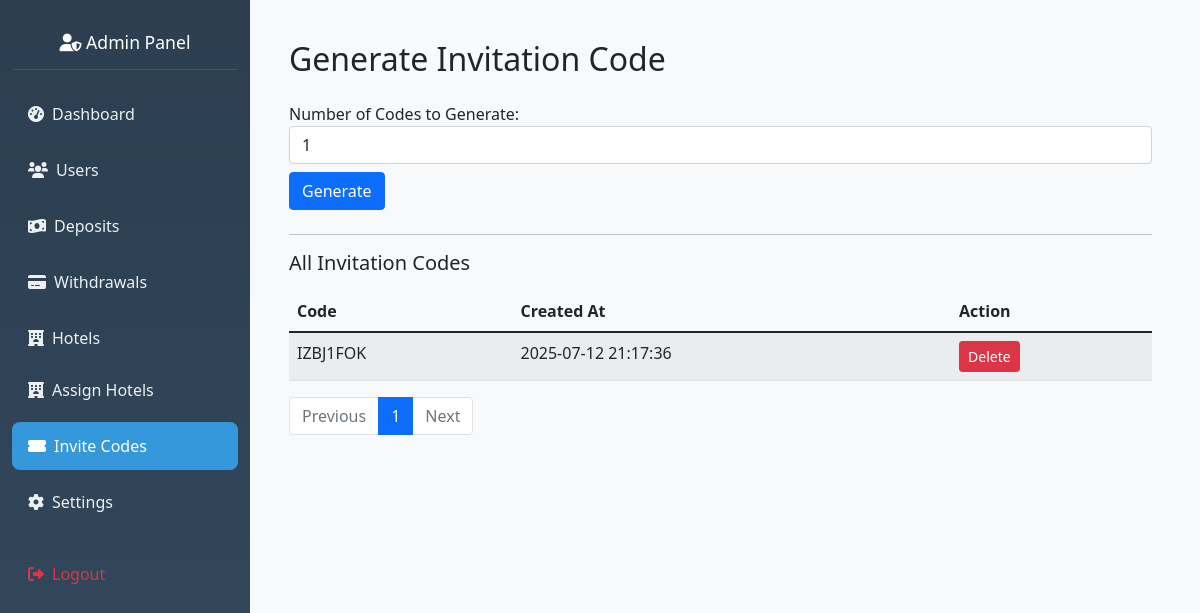
The page /admin/generate-invite (signed in) on the database as committed earlier.
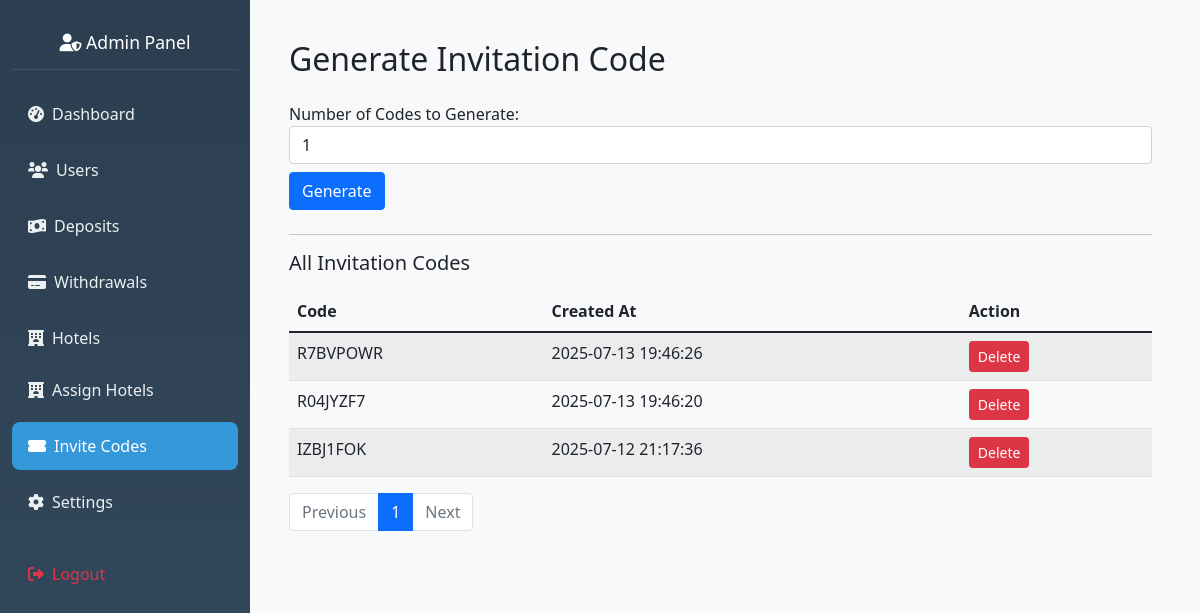
The same page on the database as committed later.
### hotel_app/models.py (models this page shows, shortened)
class InvitationCode(db.Model):
    __tablename__ = 'invitation_code'
    id = db.Column(db.Integer, primary_key=True)
    code = db.Column(db.String(20), unique=True, nullable=False)
    is_used = db.Column(db.Boolean, default=False)
    created_at = db.Column(db.DateTime, default=datetime.utcnow)

### hotel_app/routes.py (the view, shortened to what this page needs)
@app.route('/admin/generate-invite', methods=['GET', 'POST'])
@admin_required
def generate_invitation_code():
    page = request.args.get('page', 1, type=int)
    codes = InvitationCode.query.order_by(InvitationCode.id.desc()).paginate(
        page=page, per_page=20, error_out=False
    )
    return render_template('admin_invite.html', codes=codes)

### hotel_app/routes.py (called while the page is built)
def admin_required(f):
    @wraps(f)
    def wrapper(*args, **kwargs):
        admin_id = session.get('admin_id')
        if not admin_id:
            flash("Admin login required.", "danger")
            return redirect(url_for('admin_login'))
        admin = Admin.query.get(admin_id)
        if not admin or not admin.is_active:
            session.pop('admin_id', None)
            flash("Admin access denied.", "danger")
            return redirect(url_for('admin_login'))
        g.current_admin = admin
        return f(*args, **kwargs)
    return wrapper

@app.before_request
def check_admin_routes():
    if request.endpoint and request.endpoint.startswith('admin_') and request.endpoint != 'admin_login':
        if 'admin_id' not in session:
            return redirect(url_for('admin_login'))

### hotel_app/templates/admin_invite.html
{% extends "admin_base.html" %}
{% block content %}
<div class="container mt-4">
    <h2 class="mb-4">Generate Invitation Code</h2>
    <form method="POST" action="{{ url_for('generate_invitation_code') }}" class="mb-4">
        <div class="form-group">
            <label for="num_codes">Number of Codes to Generate:</label>
            <input type="number" name="num_codes" id="num_codes" class="form-control" min="1" value="1" required>
        </div>
        <button type="submit" class="btn btn-primary mt-2">Generate</button>
    </form>
    <hr>
    {% if codes and codes[0] is string %}
        <h5 class="mb-3">Recently Generated Code(s)</h5>
        <ul class="list-group mb-4">
            {% for code in codes %}
                <li class="list-group-item">{{ code }}</li>
            {% endfor %}
        </ul>
        <a href="{{ url_for('generate_invitation_code') }}" class="btn btn-secondary">View All Codes</a>
    {% elif codes and codes.items is defined %}
        <h5 class="mb-3">All Invitation Codes</h5>
        <table class="table table-striped">
            <thead>
                <tr>
                    <th>Code</th>
                    <th>Created At</th>
                    <th>Action</th>
                </tr>
            </thead>
            <tbody>
                {% for invite in codes.items %}
                    <tr>
                        <td>{{ invite.code }}</td>
                        <td>{{ invite.created_at.strftime('%Y-%m-%d %H:%M:%S') }}</td>
                        <td>
                            <form method="POST" action="{{ url_for('delete_invitation_code', code_id=invite.id) }}" onsubmit="return confirm('Are you sure you want to delete this code?');">
                                <button type="submit" class="btn btn-sm btn-danger">Delete</button>
                            </form>
                        </td>
                    </tr>
                {% endfor %}
            </tbody>
        </table>
        <nav>
            <ul class="pagination">
                {% if codes.has_prev %}
                    <li class="page-item">
                        <a class="page-link" href="{{ url_for('generate_invitation_code', page=codes.prev_num) }}">Previous</a>
                    </li>
                {% else %}
                    <li class="page-item disabled">
                        <span class="page-link">Previous</span>
                    </li>
                {% endif %}
                {% for page_num in codes.iter_pages(left_edge=1, right_edge=1, left_current=2, right_current=2) %}
                    {% if page_num %}
                        <li class="page-item {% if page_num == codes.page %}active{% endif %}">
                            <a class="page-link" href="{{ url_for('generate_invitation_code', page=page_num) }}">{{ page_num }}</a>
                        </li>
                    {% else %}
                        <li class="page-item disabled"><span class="page-link">…</span></li>
                    {% endif %}
                {% endfor %}
                {% if codes.has_next %}
                    <li class="page-item">
                        <a class="page-link" href="{{ url_for('generate_invitation_code', page=codes.next_num) }}">Next</a>
                    </li>
                {% else %}
                    <li class="page-item disabled">
                        <span class="page-link">Next</span>
                    </li>
                {% endif %}
            </ul>
        </nav>
    {% else %}
        <p>No invitation codes found.</p>
    {% endif %}
</div>
{% endblock %}

### hotel_app/templates/admin_base.html (shortened to what this page needs)
<!DOCTYPE html>
<html lang="en">
    <head>
        <link href="https://cdn.jsdelivr.net/npm/bootstrap@5.1.3/dist/css/bootstrap.min.css" rel="stylesheet">
        <link href="https://cdnjs.cloudflare.com/ajax/libs/font-awesome/6.0.0/css/all.min.css" rel="stylesheet">
        <link rel="stylesheet" href="{{ url_for('static', filename='css/admin.css') }}">
    </head>
    <body>
        <div class="container-fluid">
            <div class="row no-gutters">
                <nav class="col-md-3 col-lg-2 d-md-block sidebar" id="sidebar">
                    <div class="position-sticky pt-3">
                        <div class="nav-header text-center">
                            <h4 class="text-white">
                                <i class="fas fa-user-shield"></i> Admin Panel
                            </h4>
                        </div>
                        <ul class="nav flex-column">
                            <li class="nav-item">
                                <a class="nav-link {% if request.endpoint == 'admin_dashboard' %}active{% endif %}"
                                    href="{{ url_for('admin_dashboard') }}">
                                    <i class="fas fa-tachometer-alt"></i>
                                    <span>Dashboard</span>
                                </a>
                            </li>
                            <li class="nav-item">
                                <a class="nav-link {% if request.endpoint == 'view_users' %}active{% endif %}"
                                    href="{{ url_for('view_users') }}">
                                    <i class="fas fa-users"></i>
                                    <span>Users</span>
                                </a>
                            </li>
                            <li class="nav-item">
                                <a class="nav-link {% if request.endpoint == 'view_deposits' %}active{% endif %}"
                                    href="{{ url_for('view_deposits') }}">
                                    <i class="fas fa-money-bill-wave"></i>
                                    <span>Deposits</span>
                                </a>
                            </li>
                            <li class="nav-item">
                                <a class="nav-link {% if request.endpoint == 'view_withdrawals' %}active{% endif %}"
                                    href="{{ url_for('view_withdrawals') }}">
                                    <i class="fas fa-credit-card"></i>
                                    <span>Withdrawals</span>
                                </a>
                            </li>
                            <li class="nav-item">
                                <a class="nav-link {% if request.endpoint == 'manage_hotels' %}active{% endif %}"
                                    href="{{ url_for('manage_hotels') }}">
                                    <i class="fas fa-hotel"></i>
                                    <span>Hotels</span>
                                </a>
                                <a class="nav-link {% if request.endpoint == 'assign_hotels_to_user' %}active{% endif %}"
                                    href="{{ url_for('assign_hotels_to_user')}}">
                                    <i class="fas fa-hotel"></i>
                                    <span>Assign Hotels</span>
                                </a>
                            </li>
                            <li class="nav-item">
                                <a class="nav-link {% if request.endpoint == 'generate_invitation_code' %}active{% endif %}"
                                    href="{{ url_for('generate_invitation_code') }}">
                                    <i class="fas fa-ticket-alt"></i>
                                    <span>Invite Codes</span>
                                </a>
                            </li>
                            <li class="nav-item">
                                <a class="nav-link {% if request.endpoint == 'admin_settings' %}active{% endif %}"
                                    href="{{ url_for('admin_settings') }}">
                                    <i class="fas fa-cog"></i>
                                    <span>Settings</span>
                                </a>
                            </li>
                            <li class="nav-item mt-3">
                                <a class="nav-link text-danger" href="{{ url_for('admin_logout') }}">
                                    <i class="fas fa-sign-out-alt"></i>
                                    <span>Logout</span>
                                </a>
                            </li>
                        </ul>
                    </div>
                </nav>
                <main class="col-md-9 ms-sm-auto col-lg-10 px-md-4 main-content">
                    <div class="pt-3 pb-2 mb-3">
                        {% block content %}{% endblock %}
                    </div>
                </main>
            </div>
        </div>
    </body>
</html>

### hotel_app/static/css/admin.css (style rules this page uses)
.sidebar { min-height: 100vh; background: linear-gradient(180deg, #2c3e50 0%, #34495e 100%); transition: transform 0.3s ease-in-out; overflow-y: auto; }
.sidebar .nav-link { color: #ecf0f1; padding: 0.75rem 1rem; border-radius: 0.5rem; margin: 0.25rem 0; display: flex; align-items: center; gap: 0.5rem; }
.sidebar .nav-link:hover, .sidebar .nav-link.active { background-color: #3498db; color: white; }
.main-content { background-color: #f8f9fa; min-height: 100vh; transition: margin-left 0.3s ease-in-out; }
.nav-header { padding: 1rem; border-bottom: 1px solid rgba(255, 255, 255, 0.1); margin-bottom: 1rem; }
.nav-header h4 { margin: 0; font-size: 1.1rem; }
@media (min-width: 992px) { .sidebar { position: static !important; transform: translateX(0) !important; width: auto !important; flex: 0 0 auto; } }
@media (min-width: 992px) { .main-content { margin-left: 0 !important; padding-left: 15px !important; padding-top: 0 !important; flex: 1 1 auto; } }
@media (min-width: 992px) { .container-fluid .row { display: flex !important; flex-wrap: nowrap !important; } }
@media (min-width: 992px) { .col-md-3, .col-lg-2 { flex: 0 0 auto; width: 250px; max-width: 250px; } }
@media (min-width: 992px) { .col-md-9, .col-lg-10 { flex: 1 1 auto; width: auto; max-width: none; } }
@media (min-width: 1200px) { .container-fluid .row { display: flex !important; } }
@media (min-width: 1200px) { .sidebar { position: static !important; width: 250px !important; flex: 0 0 250px !important; } }
@media (min-width: 1200px) { .main-content { flex: 1 1 auto !important; } }

Rows that differ between the two databases and show on the page:
added InvitationCode: code "R7BVPOWR", created_at "2025-07-13 19:46:26"
added InvitationCode: code "R04JYZF7", created_at "2025-07-13 19:46:20"
